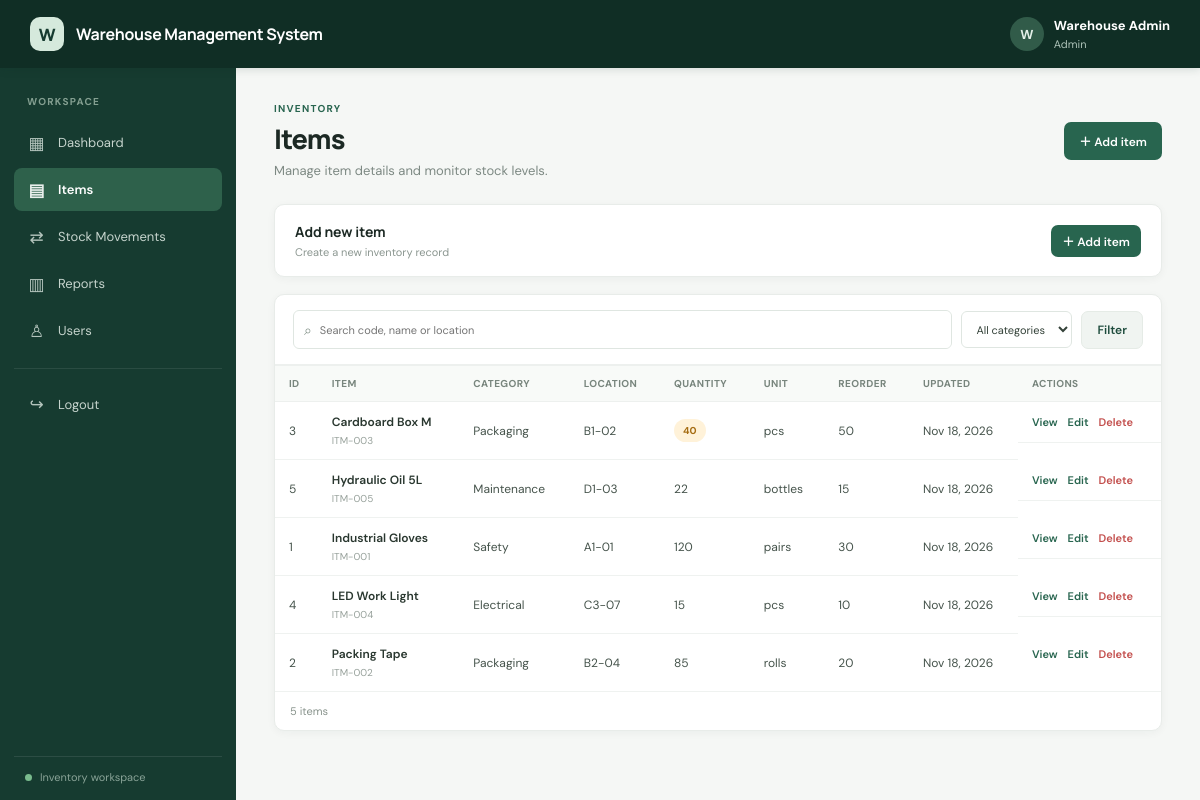
The page /admin/items.php (signed in) on the database its author committed.
### tables this page shows
CREATE TABLE IF NOT EXISTS items (
  id INT UNSIGNED NOT NULL AUTO_INCREMENT,
  item_code VARCHAR(40) NOT NULL,
  item_name VARCHAR(160) NOT NULL,
  category VARCHAR(100) NOT NULL,
  location VARCHAR(80) NOT NULL,
  quantity INT UNSIGNED NOT NULL DEFAULT 0,
  unit VARCHAR(40) NOT NULL,
  reorder_level INT UNSIGNED NOT NULL DEFAULT 0,
  created_at TIMESTAMP NOT NULL DEFAULT CURRENT_TIMESTAMP,
  updated_at TIMESTAMP NOT NULL DEFAULT CURRENT_TIMESTAMP ON UPDATE CURRENT_TIMESTAMP,
  PRIMARY KEY (id), UNIQUE KEY uq_items_code (item_code), KEY idx_items_category (category), KEY idx_items_name (item_name), KEY idx_items_low_stock (quantity,reorder_level)
);

### includes/init.php (called while the page is built, shortened)
<?php
function e(mixed $value): string { return htmlspecialchars((string)$value, ENT_QUOTES | ENT_SUBSTITUTE, 'UTF-8'); }
function url(string $path = ''): string { return rtrim(BASE_PATH, '/') . '/' . ltrim($path, '/'); }
function dateValue(?string $date): string { return $date ? date('M j, Y', strtotime($date)) : '—'; }
function layoutStart(string $title, string $active = ''): void { require __DIR__ . '/header.php'; }
function layoutEnd(): void { require __DIR__ . '/footer.php'; }

### admin/items.php (the view, shortened to what this page needs)
<?php
require_once __DIR__ . '/../includes/init.php'; requireAdmin(); $pdo=db();
$edit=null; if(isset($_GET['edit'])){$s=$pdo->prepare('SELECT * FROM items WHERE id=?');$s->execute([(int)$_GET['edit']]);$edit=$s->fetch();}
$search=trim((string)($_GET['q']??''));$category=trim((string)($_GET['category']??''));$sql='SELECT * FROM items WHERE 1=1';$params=[];if($search!==''){$sql.=' AND (item_code LIKE :q1 OR item_name LIKE :q2 OR location LIKE :q3)';$params['q1']="%$search%";$params['q2']="%$search%";$params['q3']="%$search%";}if($category!==''){$sql.=' AND category=:category';$params['category']=$category;}$sql.=' ORDER BY item_name';$stmt=$pdo->prepare($sql);$stmt->execute($params);$rows=$stmt->fetchAll();$categories=itemCategories();$title='Items';$active='items';layoutStart($title,$active);
?><div class="page-heading"><div><div class="eyebrow">INVENTORY</div><h1>Items</h1><p>Manage item details and monitor stock levels.</p></div><a class="button primary" href="#item-form">＋ Add item</a></div>
<?php if($edit): ?><section class="panel form-panel" id="item-form"><div class="panel-heading"><div><h2>Edit item</h2><p>Update inventory details.</p></div><a class="icon-button" href="<?= e(url('admin/items.php')) ?>">×</a></div><form method="post" class="form-grid"><input type="hidden" name="csrf" value="<?= e(csrfToken()) ?>"><input type="hidden" name="action" value="save"><input type="hidden" name="id" value="<?= e($edit['id']) ?>"><?php foreach(['item_code'=>'Item code','item_name'=>'Item name','category'=>'Category','location'=>'Location','quantity'=>'Quantity','unit'=>'Unit','reorder_level'=>'Reorder level'] as $key=>$label): ?><label><?= e($label) ?><input name="<?= e($key) ?>" value="<?= e($edit[$key]) ?>" <?= in_array($key,['quantity','reorder_level'])?'type="number" min="0" step="1"':'required' ?> required></label><?php endforeach; ?><div class="form-actions"><button class="button primary">Save changes</button><a class="button light" href="<?= e(url('admin/items.php')) ?>">Cancel</a></div></form></section><?php else: ?><details class="panel collapsible" id="item-form"><summary><span><b>Add new item</b><small>Create a new inventory record</small></span><span class="button primary compact">＋ Add item</span></summary></details><?php endif; ?>
<section class="panel"><form class="filter-bar" method="get"><label class="search-field"><span>⌕</span><input name="q" value="<?= e($search) ?>" placeholder="Search code, name or location"></label><select name="category"><option value="">All categories</option><?php foreach($categories as $c): ?><option <?= $category===$c?'selected':'' ?> value="<?= e($c) ?>"><?= e($c) ?></option><?php endforeach; ?></select><button class="button light">Filter</button><?php if($search||$category): ?><a class="text-link" href="<?= e(url('admin/items.php')) ?>">Clear</a><?php endif; ?></form><div class="table-wrap"><table><thead><tr><th>ID</th><th>Item</th><th>Category</th><th>Location</th><th>Quantity</th><th>Unit</th><th>Reorder</th><th>Updated</th><th>Actions</th></tr></thead><tbody><?php if(!$rows): ?><tr><td colspan="9" class="empty">No inventory items found.</td></tr><?php else: foreach($rows as $r): ?><tr><td><?= e($r['id']) ?></td><td><b><?= e($r['item_name']) ?></b><small class="subtext"><?= e($r['item_code']) ?></small></td><td><?= e($r['category']) ?></td><td><?= e($r['location']) ?></td><td><?php if($r['quantity']<=$r['reorder_level']): ?><span class="badge warning"><?= e($r['quantity']) ?></span><?php else: ?><?= e($r['quantity']) ?><?php endif; ?></td><td><?= e($r['unit']) ?></td><td><?= e($r['reorder_level']) ?></td><td><?= e(dateValue($r['updated_at'])) ?></td><td class="actions"><a class="text-link" href="<?= e(url('user/item-details.php?id='.$r['id'])) ?>">View</a><a class="text-link" href="<?= e(url('admin/items.php?edit='.$r['id'])) ?>">Edit</a><form method="post" data-confirm="Delete this item? Items with movement history cannot be deleted."><input type="hidden" name="csrf" value="<?= e(csrfToken()) ?>"><input type="hidden" name="action" value="delete"><input type="hidden" name="id" value="<?= e($r['id']) ?>"><button class="link-danger">Delete</button></form></td></tr><?php endforeach; endif; ?></tbody></table></div><div class="table-foot"><?= count($rows) ?> item<?= count($rows)===1?'':'s' ?></div></section><?php layoutEnd(); ?>

### assets/css/style.css (style rules this page uses)
:root { --green-950:#102e25;--green-900:#163b30;--green-800:#1d4b3c;--green-700:#28654f;--green-600:#328260;--green-100:#e8f3ed;--ink:#1c2924;--muted:#7d8983;--line:#e8ece9;--canvas:#f5f7f5;--white:#fff;--amber:#b97914;--red:#c34f4d;--blue:#3976a8;--shadow:0 2px 8px rgba(18,47,36,.045) }
* { box-sizing:border-box }
body { margin:0;background:var(--canvas);color:var(--ink);font:14px 'DM Sans',Arial,sans-serif }
a { color:inherit;text-decoration:none }
button,input,select { font:inherit }
.page-heading { display:flex;justify-content:space-between;align-items:center;gap:20px;margin:0 0 25px }
.page-heading h1 { font:800 27px Manrope,sans-serif;letter-spacing:-.8px;margin:5px 0 5px }
.page-heading p,.panel-heading p { color:var(--muted);margin:0;font-size:13px }
.eyebrow { font-size:10px;letter-spacing:1.25px;color:var(--green-700);font-weight:700 }
.button { border:0;border-radius:7px;padding:10px 15px;min-height:38px;display:inline-flex;justify-content:center;align-items:center;gap:8px;font-weight:600;font-size:12px;cursor:pointer;transition:filter .15s,transform .15s }
.button.primary { background:var(--green-700);color:#fff }
.button.light { background:#f0f4f1;color:var(--green-800);border:1px solid #e5ebe6 }
.button.compact { padding:7px 11px;min-height:32px }
.panel { background:#fff;border:1px solid var(--line);border-radius:10px;box-shadow:var(--shadow);margin-bottom:17px;overflow:hidden }
.table-wrap { overflow-x:auto;width:100% }
table { border-collapse:collapse;width:100%;min-width:650px;font-size:12px }
thead { background:#f8faf8 }
th { text-align:left;color:#78857d;font-size:10px;letter-spacing:.4px;font-weight:700;text-transform:uppercase;padding:11px 14px;border-top:1px solid #edf0ee;border-bottom:1px solid #edf0ee;white-space:nowrap }
td { padding:12px 14px;border-bottom:1px solid #eff2f0;vertical-align:middle;color:#45534b }
tbody tr:last-child td { border-bottom:0 }
td b { font-weight:600;color:#29372f }
.subtext { display:block;color:#97a19b;font-size:10px;margin-top:4px }
.badge { display:inline-flex;align-items:center;border-radius:20px;padding:5px 9px;font-size:10px;font-weight:700;white-space:nowrap }
.badge.warning { background:#fff2d9;color:#a66d13 }
.actions { display:flex;gap:10px;align-items:center;white-space:nowrap }
.actions form { display:inline }
.text-link { color:var(--green-700);font-size:11px;font-weight:600 }
.link-danger { background:none;border:0;color:var(--red);font-size:11px;font-weight:600;padding:0;cursor:pointer }
.table-foot { padding:12px 15px;border-top:1px solid #eff2f0;color:#87928b;font-size:11px }
.filter-bar { padding:15px 18px;display:flex;align-items:center;gap:9px;border-bottom:1px solid #edf0ee }
.filter-bar select,.filter-bar input,.date-filter input,.form-grid input,.form-grid select,.form-stack input { height:37px;border:1px solid #dfe6e1;border-radius:6px;padding:0 10px;background:white;color:#344239;outline:none;font-size:11px }
.search-field { display:flex;align-items:center;gap:6px;border:1px solid #dfe6e1;border-radius:6px;padding-left:10px;color:#819087;flex:1;min-width:180px }
.search-field input { border:0;box-shadow:none!important;width:100%;padding-left:2px }
.collapsible summary { list-style:none;padding:17px 20px;display:flex;align-items:center;justify-content:space-between;cursor:pointer }
.collapsible summary b,.collapsible summary small { display:block }
.collapsible summary b { font:700 14px Manrope,sans-serif }
.collapsible summary small { font-size:11px;color:#8b9690;margin-top:4px }

### rows shown on the page
items: id "3", item_name "Cardboard Box M", item_code "ITM-003", category "Packaging", location "B1-02", quantity "40", unit "pcs", reorder_level "50", updated_at "Nov 18, 2026"
items: id "5", item_name "Hydraulic Oil 5L", item_code "ITM-005", category "Maintenance", location "D1-03", quantity "22", unit "bottles", reorder_level "15", updated_at "Nov 18, 2026"
items: id "1", item_name "Industrial Gloves", item_code "ITM-001", category "Safety", location "A1-01", quantity "120", unit "pairs", reorder_level "30", updated_at "Nov 18, 2026"
items: id "4", item_name "LED Work Light", item_code "ITM-004", category "Electrical", location "C3-07", quantity "15", unit "pcs", reorder_level "10", updated_at "Nov 18, 2026"
items: id "2", item_name "Packing Tape", item_code "ITM-002", category "Packaging", location "B2-04", quantity "85", unit "rolls", reorder_level "20", updated_at "Nov 18, 2026"

### other values the page prints
APP_NAME "Warehouse Management System"
substr($user['full_name'],0,1) "W"
$user['full_name'] "Warehouse Admin"
$user['role'] "Admin"
$label "Dashboard"
$label "Items"
$label "Stock Movements"
$label "Reports"
$label "Users"
count($rows) "5"
